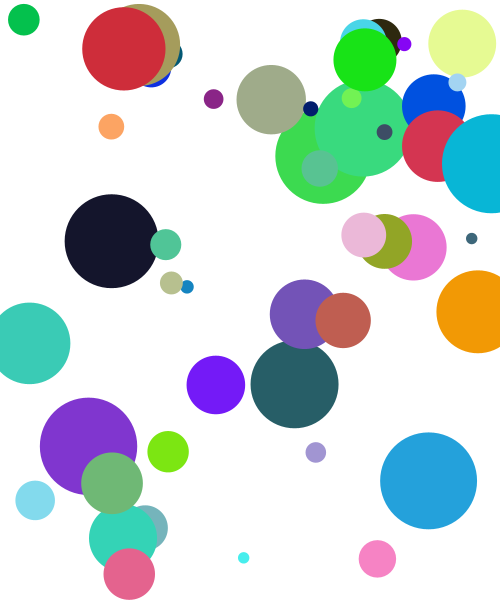
Frame 1 (no input)
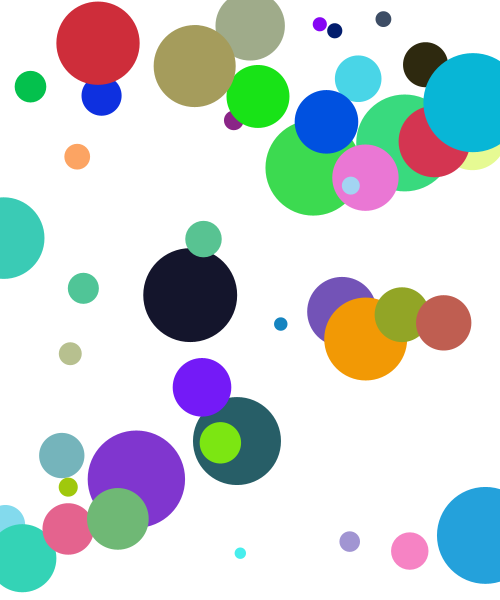
Frame 60 (the mouse pressed at the canvas centre just before this capture)
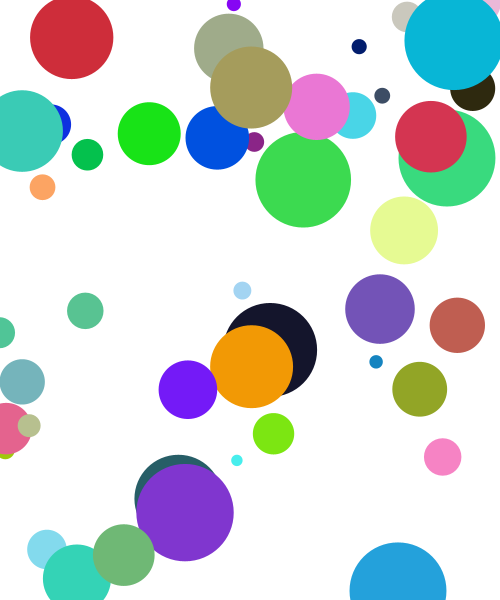
Frame 120 (the mouse held since frame 60 and released just before this capture)

The Processing sketch that drew these frames (run headless with seeded random() and noise(); from frame 60 on, the mouse is pressed at the canvas centre):

// Processing sketch: ex08_ball_class_moreMethods
// ── ex08_ball_class_moreMethods.pde
// IMA NYU Shanghai
// Interaction Lab


Ball[] balls;


void setup() {
  size(500, 600);
  noStroke();

  balls = new Ball[50];

  for (int i=0; i<balls.length; i++) {
    balls[i] = new Ball(random(width), random(height));
  }
}


void draw() {
  background(255);

  for (int i=0; i<balls.length; i++) {
    balls[i].move();
    balls[i].bounce();  // don't forget we have to call the function!
    balls[i].display();
  }
}


class Ball {
  float x, y, size;
  color clr;
  float xspeed, yspeed;

  Ball(float tempX, float tempY) {
    x = tempX;
    y = tempY;
    size = random(10, 100);
    clr = color(random(255), random(255), random(255));

    xspeed = random(-2, 2);
    yspeed = random(-2, 2);
  }

  void display() {
    fill(clr);
    ellipse(x, y, size, size);
  }

  // we can add more functions(methods)!!
  void move() {
    x += xspeed;
    y += yspeed;
  }

  void bounce() {
    if (x < 0) {
      xspeed = -xspeed;
    } else if (x > width) {
      xspeed = -xspeed;
    }
    if (y < 0) {
      yspeed = -yspeed;
    } else if (y > height) {
      yspeed = -yspeed;
    }
  }
}
